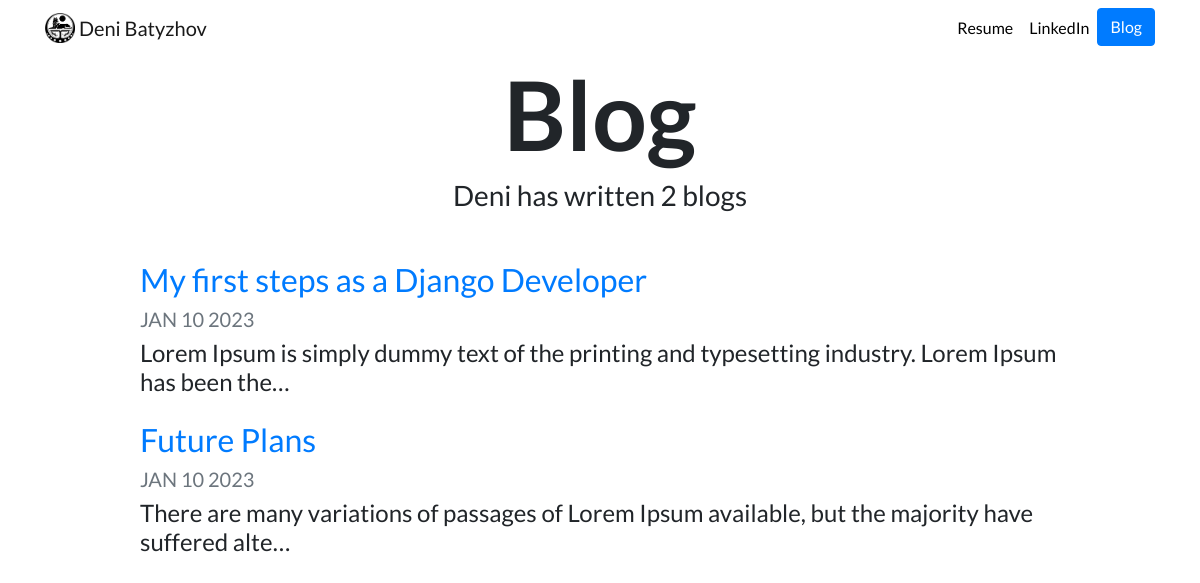
Screenshot of /blog/ with the database file from the repository.
### blog/models.py (models this page shows, shortened)
class Blog(models.Model):
    title = models.CharField(max_length=100)
    date = models.DateField()
    description = models.TextField()

### blog/views.py (the view)
# urls.py: path('', views.all_blogs, name='all_blogs'),
def all_blogs(request):
    blogs = Blog.objects.order_by('-date')
    return render(request, 'blog/all_blogs.html', {'blogs': blogs})

### blog/templates/blog/all_blogs.html
{% extends "portfolio/base.html" %}
{% load static %}
{% block content %}
<h1 id="blogtitle" class="font-weight-bold text-center">Blog</h1>
<h3 class="text-center mb-5">Deni has written {{ blogs.count }} blog{{ blogs.count|pluralize }}</h3>
{% for blog in blogs %}
<div class="row justify-content-center my-3">
  <div class="col-md-10">
    <a href="{% url 'blog:detail' blog.id %}">
      <h2>{{ blog.title }}</h2>
    </a>
    <h5 class="text-muted">{{ blog.date|date:'M d Y'|upper }}</h5>
    <h4>{{ blog.description|striptags|truncatechars:100 }}</h4>
  </div>
</div>
{% endfor %}
{% endblock %}

### portfolio/static/portfolio/custom.css (style rules this page uses)
body { font-family: 'Lato', sans-serif; }
#blogtitle { font-size: 6rem; }

### rows the page displays
Blog: title "My first steps as a Django Developer", date "JAN 10 2023", description "Lorem Ipsum is simply dummy text of the printing and typesetting industry. Lorem Ipsum has been the…"
Blog: title "Future Plans", date "JAN 10 2023", description "There are many variations of passages of Lorem Ipsum available, but the majority have suffered alte…"

### other values shown
{{ blogs.count }} "2"
